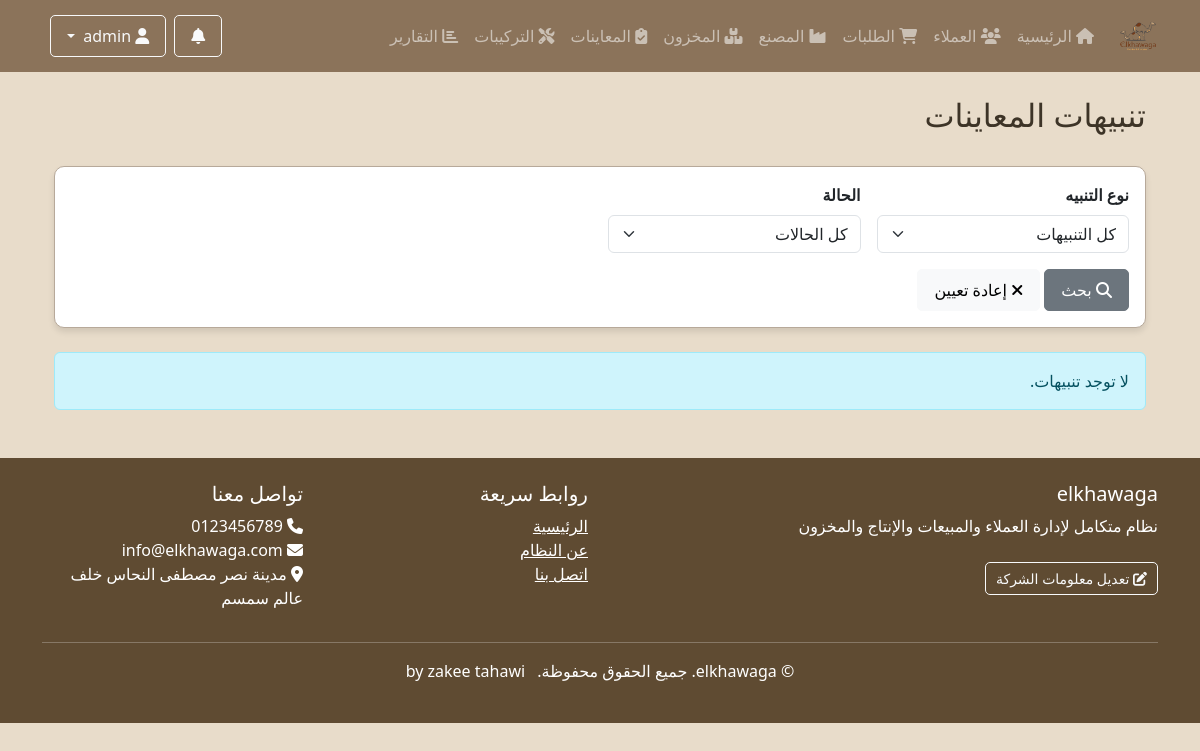
Screenshot of /inspections/notifications/ (signed in) with the database file from the repository.
### accounts/models.py (models this page shows, shortened)
class Department(models.Model):
    name = models.CharField(_('اسم القسم'), max_length=100)
    code = models.CharField(_('كود القسم'), max_length=20, unique=True)
    description = models.TextField(_('الوصف'), blank=True)
    icon = models.CharField(_('أيقونة'), max_length=50, default='fas fa-building')
    url_name = models.CharField(_('اسم URL'), max_length=100, help_text=_('اسم URL للقسم في نظام التوجيه'))
    is_active = models.BooleanField(_('نشط'), default=True)
    order = models.PositiveIntegerField(_('الترتيب'), default=0)
    class Meta:
        verbose_name = _('قسم')
        verbose_name_plural = _('الأقسام')
        ordering = ['order', 'name']

class CompanyInfo(models.Model):
    name = models.CharField(_('اسم الشركة'), max_length=255)
    logo = models.ImageField(_('شعار الشركة'), upload_to='company/', null=True, blank=True)
    description = models.TextField(_('وصف الشركة'), blank=True, default="نظام متكامل لإدارة العملاء والمبيعات والإنتاج والمخزون")
    address = models.TextField(_('العنوان'))
    phone = models.CharField(_('رقم الهاتف'), max_length=20)
    email = models.EmailField(_('البريد الإلكتروني'))
    website = models.URLField(_('الموقع الإلكتروني'), blank=True)
    tax_number = models.CharField(_('الرقم الضريبي'), max_length=50, blank=True)
    commercial_register = models.CharField(_('السجل التجاري'), max_length=50, blank=True)
    facebook = models.URLField(_('فيسبوك'), blank=True)
    twitter = models.URLField(_('تويتر'), blank=True)
    instagram = models.URLField(_('انستغرام'), blank=True)
    linkedin = models.URLField(_('لينكد إن'), blank=True)
    about = models.TextField(_('نبذة عن الشركة'), blank=True)
    vision = models.TextField(_('رؤية الشركة'), blank=True)
    mission = models.TextField(_('رسالة الشركة'), blank=True)
    primary_color = models.CharField(_('اللون الرئيسي'), max_length=7, default='#007bff')
    secondary_color = models.CharField(_('اللون الثانوي'), max_length=7, default='#6c757d')
    accent_color = models.CharField(_('لون التمييز'), max_length=7, default='#28a745')
    class Meta:
        verbose_name = _('معلومات الشركة')
        verbose_name_plural = _('معلومات الشركة')

### inspections/views.py (the view)
# urls.py: path('notifications/', views.NotificationListView.as_view(), name='notification_list'),
class NotificationListView(LoginRequiredMixin, ListView):
    model = InspectionNotification
    template_name = 'inspections/notification_list.html'
    context_object_name = 'notifications'
    paginate_by = 20
    def get_queryset(self):
        return InspectionNotification.objects.filter(
            inspection__branch=self.request.user.branch
        ).order_by('-created_at')

### accounts/context_processors.py (called while the page is built)
def departments(request):
    all_departments = Department.objects.filter(is_active=True).order_by('order')
    user_departments = []
    if request.user.is_authenticated:
        if request.user.is_superuser:
            user_departments = all_departments
        else:
            user_departments = request.user.departments.filter(is_active=True).order_by('order')
    return {
        'all_departments': all_departments,
        'user_departments': user_departments,
    }

def notifications(request):
    unread_notifications = []
    notifications_count = 0
    if request.user.is_authenticated:
        unread_notifications = get_user_notifications(request.user, unread_only=True, limit=5)
        notifications_count = unread_notifications.count()
    return {
        'unread_notifications': unread_notifications,
        'notifications_count': notifications_count,
    }

def company_info(request):
    try:
        company_info = CompanyInfo.objects.first()
    except:
        company_info = None
    return {
        'company_info': company_info,
    }

### accounts/utils.py (called while the page is built, shortened)
def get_user_notifications(user, department_code=None, unread_only=False, limit=None):
    if user.is_superuser:
        notifications = Notification.objects.all()
    if department_code:
        try:
            department = Department.objects.get(code=department_code)
            notifications = notifications.filter(target_department=department)
        except Department.DoesNotExist:
            return Notification.objects.none()
    if unread_only:
        notifications = notifications.filter(is_read=False)
    notifications = notifications.order_by('-created_at')
    if limit:
        notifications = notifications[:limit]
    return notifications

### templates/inspections/notification_list.html (shortened to what this page needs)
{% extends 'base.html' %}
{% load i18n %}
{% block content %}
<div class="container mt-4">
    <div class="row mb-4">
        <div class="col-md-6">
            <h2>{% trans 'تنبيهات المعاينات' %}</h2>
        </div>
    </div>
    <div class="card mb-4">
        <div class="card-body">
            <form method="get" class="row g-3">
                <div class="col-md-3">
                    <label class="form-label">{% trans 'نوع التنبيه' %}</label>
                    <select name="type" class="form-select">
                        <option value="">{% trans 'كل التنبيهات' %}</option>
                    </select>
                </div>
                <div class="col-md-3">
                    <label class="form-label">{% trans 'الحالة' %}</label>
                    <select name="is_read" class="form-select">
                        <option value="">{% trans 'كل الحالات' %}</option>
                    </select>
                </div>
                <div class="col-12">
                    <button type="submit" class="btn btn-secondary">
                        <i class="fas fa-search"></i> {% trans 'بحث' %}
                    </button>
                    <a href="{% url 'inspections:notification_list' %}" class="btn btn-light">
                        <i class="fas fa-times"></i> {% trans 'إعادة تعيين' %}
                    </a>
                </div>
            </form>
        </div>
    </div>
    {% if notifications %}
    <div class="list-group">
        {% for notification in notifications %}
        <div class="list-group-item {% if not notification.is_read %}list-group-item-warning{% endif %}">
            <div class="d-flex w-100 justify-content-between">
                <h5 class="mb-1">
                    <i class="fas {% if notification.type == 'scheduled' %}fa-calendar
                              {% elif notification.type == 'reminder' %}fa-bell
                              {% elif notification.type == 'status_change' %}fa-exchange-alt
                              {% else %}fa-star{% endif %} me-2"></i>
                    {{ notification.get_type_display }}
                </h5>
                <small class="text-muted">
                    {{ notification.created_at|timesince }}
                </small>
            </div>
            <p class="mb-1">{{ notification.message }}</p>
            <div class="d-flex justify-content-between align-items-center">
                <small>
                    {% trans 'معاينة رقم' %}:
                    <a href="{% url 'inspections:inspection_detail' notification.inspection.pk %}">
                        {{ notification.inspection.contract_number }}
                    </a>
                </small>
                {% if not notification.is_read %}
                <form method="post" action="{% url 'inspections:mark_notification_read' notification.pk %}" class="d-inline">
                    {% csrf_token %}
                    <button type="submit" class="btn btn-sm btn-success" title="{% trans 'تحديد كمقروء' %}">
                        <i class="fas fa-check"></i>
                    </button>
                </form>
                {% endif %}
            </div>
            {% if notification.scheduled_for %}
            <div class="mt-2">
                <small class="text-primary">
                    <i class="fas fa-clock"></i>
                    {% trans 'موعد التنبيه' %}: {{ notification.scheduled_for|date:"Y/m/d H:i" }}
                </small>
            </div>
            {% endif %}
        </div>
        {% endfor %}
    </div>
    {% if is_paginated %}
    <nav aria-label="{% trans 'تصفح الصفحات' %}" class="mt-4">
        <ul class="pagination justify-content-center">
            {% if page_obj.has_previous %}
            <li class="page-item">
                <a class="page-link" href="?page={{ page_obj.previous_page_number }}">
                    <i class="fas fa-chevron-right"></i>
                </a>
            </li>
            {% endif %}
            {% for num in page_obj.paginator.page_range %}
            <li class="page-item {% if num == page_obj.number %}active{% endif %}">
                <a class="page-link" href="?page={{ num }}">{{ num }}</a>
            </li>
            {% endfor %}
            {% if page_obj.has_next %}
            <li class="page-item">
                <a class="page-link" href="?page={{ page_obj.next_page_number }}">
                    <i class="fas fa-chevron-left"></i>
                </a>
            </li>
            {% endif %}
        </ul>
    </nav>
    {% endif %}
    {% else %}
    <div class="alert alert-info">
        {% trans 'لا توجد تنبيهات.' %}
    </div>
    {% endif %}
</div>
{% endblock %}

### templates/base.html (shortened to what this page needs)
<!DOCTYPE html>
{% load static %}
<html lang="ar" dir="rtl">
<head>
    <link rel="stylesheet" href="https://cdn.jsdelivr.net/npm/bootstrap@5.3.2/dist/css/bootstrap.rtl.min.css">
    <link rel="stylesheet" href="https://cdnjs.cloudflare.com/ajax/libs/font-awesome/6.5.1/css/all.min.css">
    <link rel="stylesheet" href="{% static 'css/style.css' %}">
</head>
<body>
    <nav class="navbar navbar-expand-lg navbar-dark bg-primary">
        <div class="container">
            <a class="navbar-brand" href="{% url 'home' %}">
                <div class="d-flex align-items-center">
                    <img src="{% static 'img/logo.png' %}" alt="شعار النظام" class="logo-img" style="width: 40px; height: 40px;">
                </div>
            </a>
            <div class="collapse navbar-collapse" id="navbarNav">
                <ul class="navbar-nav me-auto mb-2 mb-lg-0">
                    <li class="nav-item">
                        <a class="nav-link" href="{% url 'home' %}"><i class="fas fa-home"></i> الرئيسية</a>
                    </li>
                    {% if user.is_superuser %}
                        {% for dept in all_departments %}
                            {% if dept.code == 'factory' %}
                                <li class="nav-item">
                                    <a class="nav-link" href="{% url dept.url_name %}">
                                        <i class="{{ dept.icon }}"></i> {{ dept.name }}
                                    </a>
                                </li>
                            {% else %}
                                <li class="nav-item">
                                    <a class="nav-link" href="{% url dept.url_name %}">
                                        <i class="{{ dept.icon }}"></i> {{ dept.name }}
                                    </a>
                                </li>
                            {% endif %}
                        {% endfor %}
                    {% endif %}
                </ul>
                <div class="d-flex align-items-center">
                    {% if user.is_authenticated %}
                    <div class="dropdown me-2">
                        <button class="btn btn-outline-light position-relative" type="button" id="notificationsDropdown" data-bs-toggle="dropdown">
                            <i class="fas fa-bell"></i>
                        </button>
                    </div>
                    <div class="dropdown me-2">
                        <button class="btn btn-outline-light dropdown-toggle" type="button" id="userDropdown" data-bs-toggle="dropdown">
                            <i class="fas fa-user"></i> {{ user.get_full_name|default:user.username }}
                        </button>
                    </div>
                    {% else %}
                    <a href="{% url 'accounts:login' %}" class="btn btn-outline-light"><i class="fas fa-sign-in-alt"></i> تسجيل الدخول</a>
                    {% endif %}
                </div>
            </div>
        </div>
    </nav>
    <main class="container mt-4">
        {% block content %}{% endblock %}
    </main>
    <footer class="text-white mt-5 py-4" style="background-color: var(--accent);">
        <div class="container">
            <div class="row">
                <div class="col-md-6">
                    <h5>{{ company_info.name|default:"نظام الخواجه لإدارة العملاء" }}</h5>
                    <p>{{ company_info.description|default:"نظام متكامل لإدارة العملاء والمبيعات والإنتاج والمخزون" }}</p>
                    {% if user.is_staff %}
                    <a href="{% url 'accounts:company_info' %}" class="btn btn-sm btn-outline-light mt-2">
                        <i class="fas fa-edit"></i> تعديل معلومات الشركة
                    </a>
                    {% endif %}
                </div>
                <div class="col-md-3">
                    <h5>روابط سريعة</h5>
                    <ul class="list-unstyled">
                        <li><a href="{% url 'home' %}" class="text-white">الرئيسية</a></li>
                        <li><a href="{% url 'about' %}" class="text-white">عن النظام</a></li>
                        <li><a href="{% url 'contact' %}" class="text-white">اتصل بنا</a></li>
                    </ul>
                </div>
                <div class="col-md-3">
                    <h5>تواصل معنا</h5>
                    <ul class="list-unstyled">
                        <li><i class="fas fa-phone"></i> {{ company_info.phone|default:"+20 123 456 7890" }}</li>
                        <li><i class="fas fa-envelope"></i> {{ company_info.email|default:"info@elkhawaga.com" }}</li>
                        {% if company_info.address %}
                        <li><i class="fas fa-map-marker-alt"></i> {{ company_info.address }}</li>
                        {% endif %}
                    </ul>
                </div>
            </div>
            <hr>
            <div class="text-center">
                <p>&copy; {{ current_year }} {{ company_info.name|default:"نظام الخواجه" }}. جميع الحقوق محفوظة. <span class="ms-2">by zakee tahawi</span></p>
            </div>
        </div>
    </footer>
</body>
</html>

### static/css/style.css (style rules this page uses)
:root { --primary: #8B735A; --secondary: #A67B5B; --accent: #5F4B32; --neutral: #B7A99A; --light-bg: #E8DCCA; --dark-text: #3D3427; --alert: #C17817; --light-accent: #D2B48C; }
.logo-img { width: 30px; height: 30px; display: inline-block; vertical-align: middle; color: var(--light-accent); transition: color 0.3s ease; }
.navbar-brand { padding: 0.5rem 0; margin-left: 1rem; display: flex; align-items: center; }
.navbar-brand > div { display: flex; align-items: center; gap: 10px; }
body { font-family: 'Cairo', 'Segoe UI', Tahoma, Geneva, Verdana, sans-serif; color: var(--dark-text); background-color: var(--light-bg); }
body, .navbar, .card, .btn, .badge, footer, .navbar-dark.bg-primary, .btn-primary, .card .bg-primary, .card .bg-success, .card .bg-warning, .card .bg-danger { transition: all 0.3s ease-in-out; }
.navbar-dark.bg-primary { background-color: var(--primary) !important; }
.card { border-radius: 10px; box-shadow: 0 4px 6px rgba(0, 0, 0, 0.1); margin-bottom: 20px; transition: transform 0.3s ease; border-color: var(--neutral); }
.btn { border-radius: 5px; padding: 8px 16px; }
.btn-sm { padding: 5px 10px; }
footer { margin-top: 50px; background-color: var(--accent) !important; }
.form-label { font-weight: bold; }

### rows the page displays
Department: name "العملاء"
Department: name "الطلبات"
Department: name "المصنع"
Department: name "المخزون"
Department: name "المعاينات"
Department: name "التركيبات"
Department: name "التقارير"
CompanyInfo: name "elkhawaga", description "نظام متكامل لإدارة العملاء والمبيعات والإنتاج والمخزون", phone "0123456789", email "info@elkhawaga.com", address "مدينة نصر مصطفى النحاس خلف عالم سمسم"
